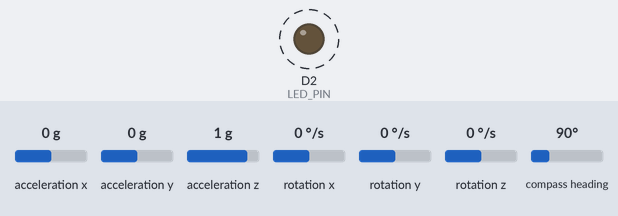
A program run on a simulated Arduino Nano 33 BLE. Parts: output pins drawn as LEDs (lit = HIGH). Dashed ring = blinking. Inputs (shaded band) come from the test bench; at power-on: acceleration x 0 g, acceleration y 0 g, acceleration z 1 g, rotation x 0 °/s, rotation y 0 °/s, rotation z 0 °/s, compass heading 90°. Nothing arrives over Bluetooth unless stated; a phone connects over Bluetooth LE 3 s after start; what the program prints to the serial monitor is not drawn.

Above: at 0.2 s.
Timing chart, 0 to 3.0 s (numbered marks = the images above):
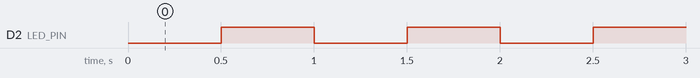

The program:

main.cpp
```cpp
#include <ArduinoBLE.h>
#include <Arduino_LSM9DS1.h>

#define LED_PIN D2          // Green LED connected to D2

// BLE Service and Characteristic UUIDs
BLEService imuService("xxx");
BLECharacteristic imuDataCharacteristic(
  "xxx",
  BLERead | BLENotify,
  256
);

// Timing variables for data transmission
unsigned long previousCollectMillis = 0;
unsigned long previousSendMillis = 0;
const unsigned long sendInterval = 20;    // 50Hz
const unsigned long collectInterval = 10; // 100Hz

// LED blinking variables for advertising state
unsigned long previousBlinkMillis = 0;
const unsigned long blinkInterval = 500; // 500ms blink interval
bool ledState = LOW;

void setup() {
  Serial.begin(9600);
  pinMode(LED_PIN, OUTPUT);
  digitalWrite(LED_PIN, LOW); // Initialize LED off

  // Initialize BLE
  if (!BLE.begin()) {
    Serial.println("BLE initialization failed!");
    while (1);
  }

  // Initialize IMU
  if (!IMU.begin()) {
    Serial.println("IMU initialization failed!");
    while (1);
  }

  // Setup BLE service and start advertising
  BLE.setLocalName("GymTrackerBLE");
  BLE.setAdvertisedService(imuService);
  imuService.addCharacteristic(imuDataCharacteristic);
  BLE.addService(imuService);
  BLE.advertise();
  Serial.println("BLE active - Waiting for connection...");
}

void loop() {
  BLEDevice central = BLE.central();

  if (central) {
    Serial.print("Connected to: ");
    Serial.println(central.address());
    digitalWrite(LED_PIN, HIGH); // Solid LED when connected

    while (central.connected()) {
      unsigned long currentMillis = millis();
      static float ax = 0, ay = 0, az = 0;
      static float gx = 0, gy = 0, gz = 0;
      static float mx = 0, my = 0, mz = 0;

      // Collect sensor data at 100Hz
      if (currentMillis - previousCollectMillis >= collectInterval) {
        previousCollectMillis = currentMillis;

        if (IMU.accelerationAvailable()) IMU.readAcceleration(ax, ay, az);
        if (IMU.gyroscopeAvailable()) IMU.readGyroscope(gx, gy, gz);
        if (IMU.magneticFieldAvailable()) IMU.readMagneticField(mx, my, mz);
      }

      // Send data at 50Hz
      if (currentMillis - previousSendMillis >= sendInterval) {
        previousSendMillis = currentMillis;

        char jsonBuffer[256];
        snprintf(jsonBuffer, sizeof(jsonBuffer),
          "{\"accelerometer\":[%.2f,%.2f,%.2f],"
          "\"gyroscope\":[%.2f,%.2f,%.2f],"
          "\"magnetometer\":[%.2f,%.2f,%.2f]}",
          ax, ay, az, gx, gy, gz, mx, my, mz);

        Serial.println(jsonBuffer);
        imuDataCharacteristic.writeValue(jsonBuffer);
      }

      BLE.poll(); // Maintain BLE connection
    }

    // Disconnection cleanup
    digitalWrite(LED_PIN, LOW);
    Serial.println("Disconnected");
  } else {
    // Blink LED when advertising
    unsigned long currentMillis = millis();
    if (currentMillis - previousBlinkMillis >= blinkInterval) {
      previousBlinkMillis = currentMillis;
      ledState = !ledState;
      digitalWrite(LED_PIN, ledState);
    }
  }
}
```

Measured:
- by itself, D2 (LED_PIN): alternates HIGH for 0.50 s and LOW for 0.50 s, 5 changes in all, then stays HIGH
